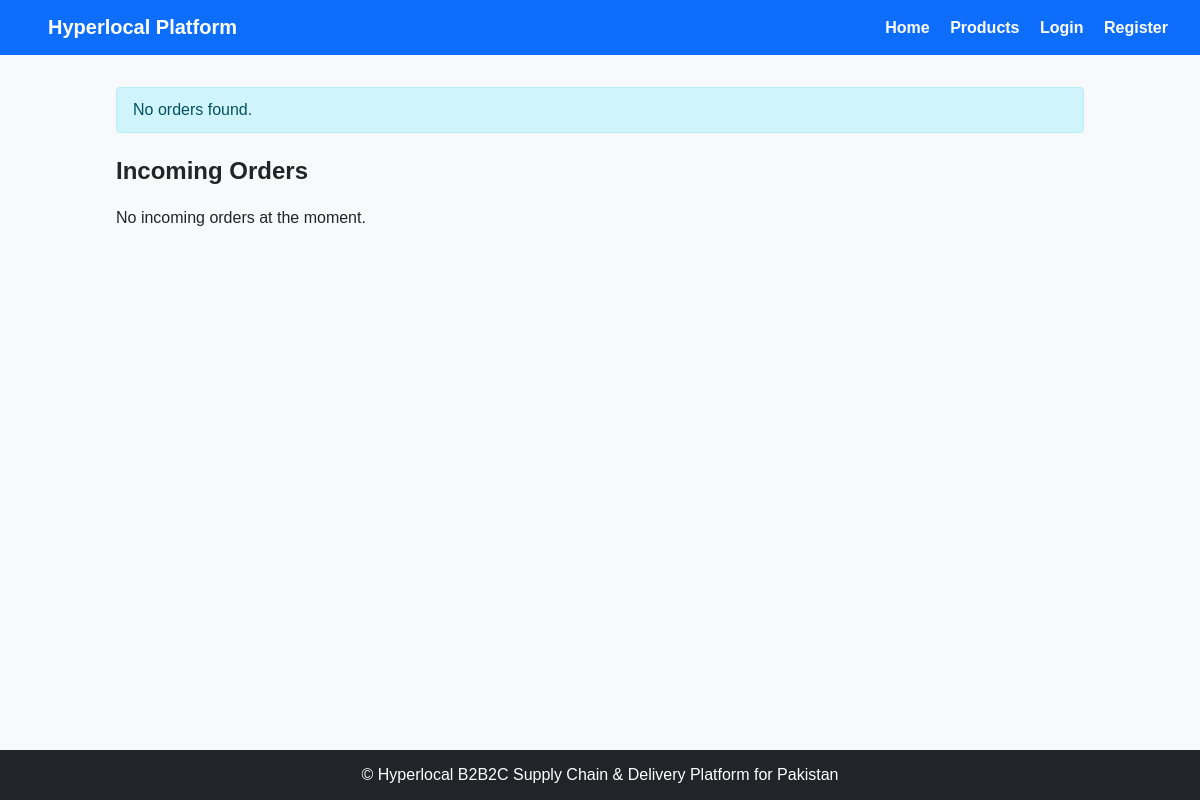
Before: /wholesaler/incoming_orders (signed in) with the older database file.
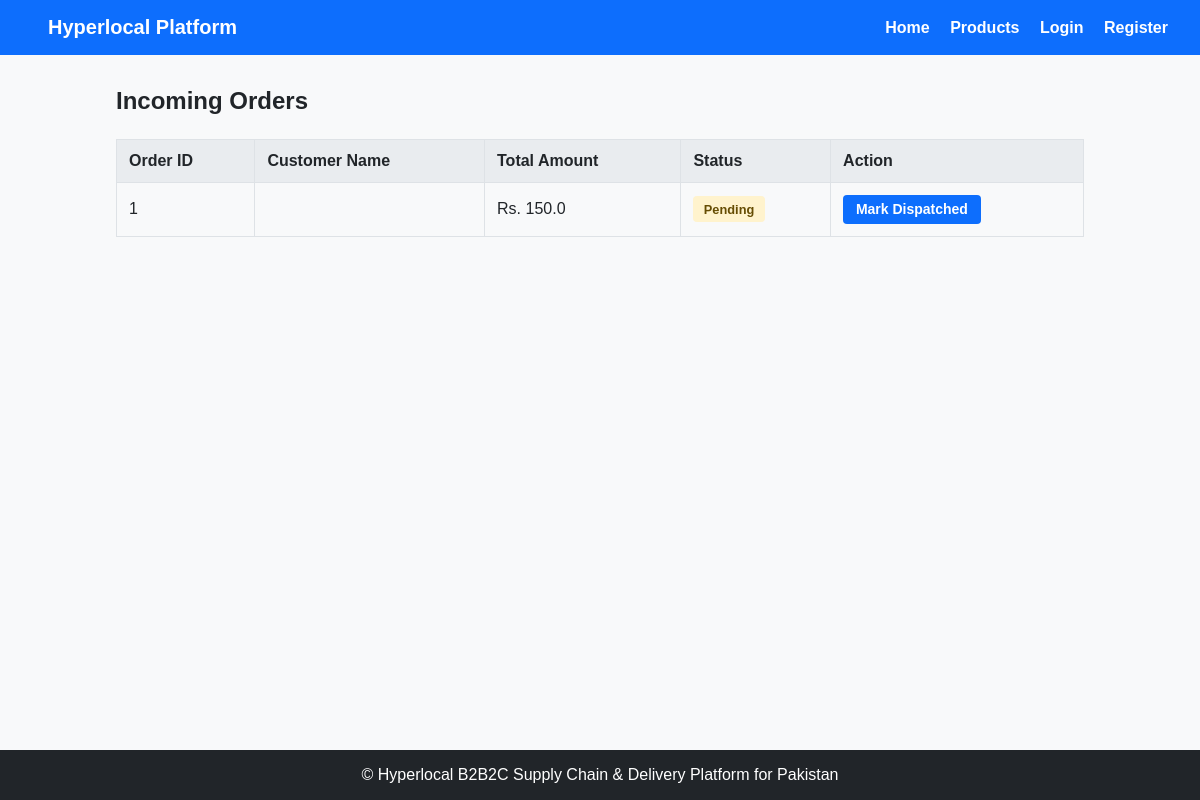
After: the same page with the newer database file.
### tables this page shows
CREATE TABLE orders (
            id INTEGER PRIMARY KEY AUTOINCREMENT,
            shopkeeper_id INTEGER NOT NULL,
            wholesaler_id INTEGER NOT NULL,
            address_id INTEGER NOT NULL,
            total_amount REAL NOT NULL,
            status TEXT NOT NULL,
            created_at TEXT NOT NULL,
            FOREIGN KEY (shopkeeper_id) REFERENCES users(id),
            FOREIGN KEY (wholesaler_id) REFERENCES users(id),
            FOREIGN KEY (address_id) REFERENCES "addresses_old"(id)
        );

### app.py (the view)
@app.route("/wholesaler/incoming_orders")
def wholesaler_orders():
    if not has_role("Wholesaler"):
        flash("Access denied.", "error")
        return redirect(url_for("login"))
    connection = get_db_connection()
    orders = connection.execute("""
        SELECT *
        FROM orders
        WHERE wholesaler_id = ?
        ORDER BY id DESC
    """, (session["user_id"],)).fetchall()
    if not orders:
        flash("No orders found.", "info")
    connection.close()
    return render_template(
        "wholesaler/incoming_orders.html",
        orders=orders
    )

### app.py (called while the page is built)
def is_logged_in():
    return "user_id" in session

def has_role(role):
    return is_logged_in() and session.get("user_role") == role

### database/database.py (called while the page is built)
def get_db_connection():
    connection= sqlite3.connect(DATABASE)
    connection.row_factory = sqlite3.Row
    return connection

### templates/wholesaler/incoming_orders.html (shortened to what this page needs)
{% extends "base.html" %}
{% block content %}
<div class="orders-container">
    <h2>Incoming Orders</h2>
    {% if orders %}
    <table class="data-table">
        <thead>
            <tr>
                <th>Order ID</th>
                <th>Customer Name</th>
                <th>Total Amount</th>
                <th>Status</th>
                <th>Action</th>
            </tr>
        </thead>
        <tbody>
            {% for order in orders %}
            <tr>
                <td>{{ order.id }}</td>
                <td>{{ order.customer_name }}</td>
                <td>Rs. {{ order.total_amount }}</td>
                <td><span class="badge badge-warning">Pending</span></td>
                <td>
                   <a href="{{ url_for('update_order', order_id=order.id, status='Dispatched') }}"
                      class="btn btn-primary btn-sm">
                      Mark Dispatched
                    </a>
                </td>
            </tr>
            {% endfor %}
        </tbody>
    </table>
    {% else %}
    <p>No incoming orders at the moment.</p>
    {% endif %}
</div>
{% endblock %}

Changed rows visible on the page:
added orders: id "1", total_amount "150.0"
Other visible differences:
text no longer shown: "No incoming orders at the moment."
text now shown: "Order ID Customer Name Total Amount Status Action"
list line gone: "No orders found."
